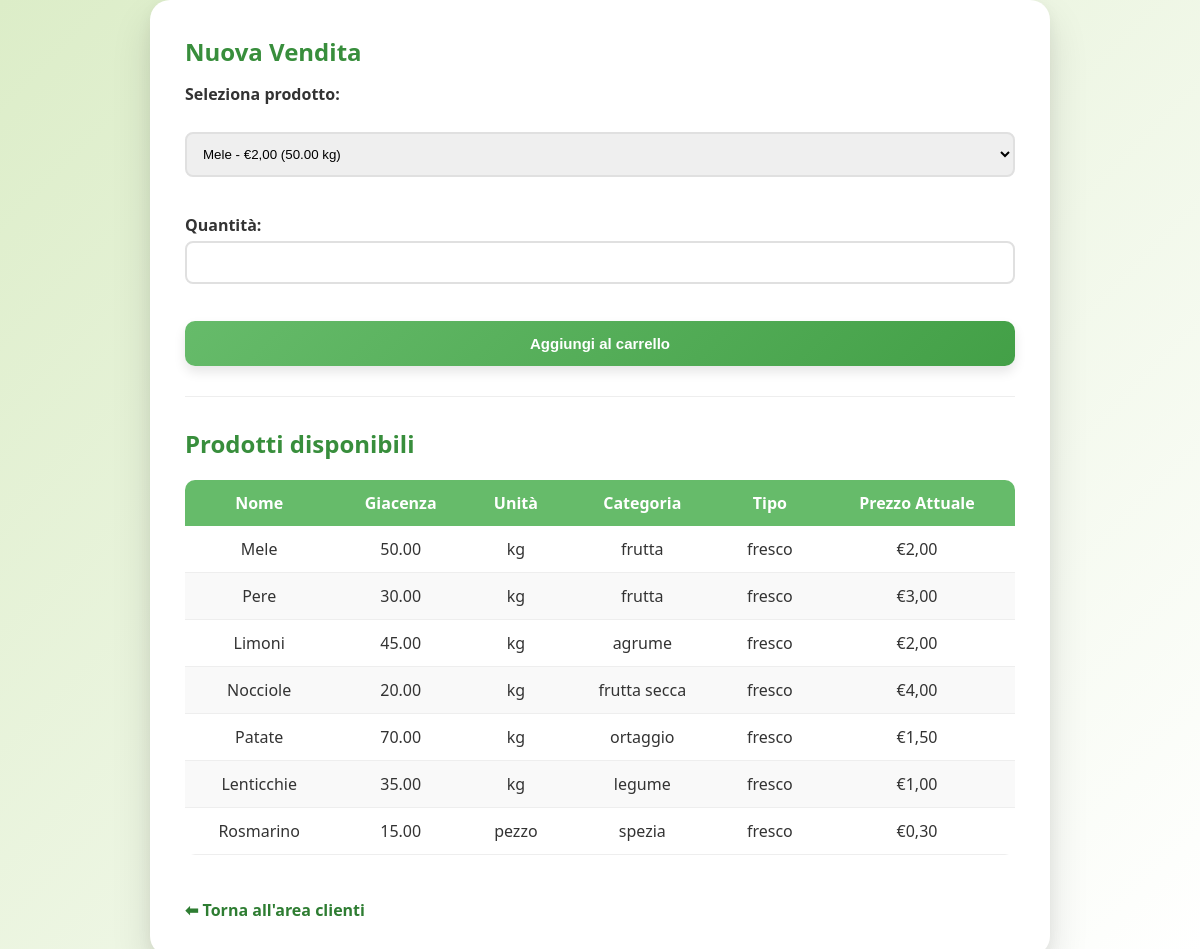
The page /acquisti.php (signed in) on the database its author committed.
### tables this page shows
CREATE TABLE Prezzi (
    idPrezzo INT AUTO_INCREMENT PRIMARY KEY,
    idProdotto INT,
    prezzo DECIMAL(10,2),
    dataInizioValidita DATE,
    dataFineValidita DATE,
    FOREIGN KEY (idProdotto) REFERENCES Prodotti(idProdotto) ON DELETE CASCADE
);

CREATE TABLE Prodotti (
    idProdotto INT AUTO_INCREMENT PRIMARY KEY,
    nome VARCHAR(100),
    giacenza DECIMAL(10,2),
    unitaMisura ENUM('kg', 'l', 'pezzo'),
    categoria VARCHAR(100),
    tipo ENUM('fresco', 'riserva', 'confezionato')
);

### src/acquisti.php (the view, shortened to what this page needs)
<?php
    include "db.php";
?>
<!DOCTYPE html>
<html lang="it">
<head>
    <link rel="stylesheet" href="/css/style.css">
</head>
<body>
    <div class="container">
    <h2>Nuova Vendita</h2>
    <form method="POST">
        <label>Seleziona prodotto:</label><br>
        <select name="prodotto" required>
            <?php
            $resProd = $conn->query("
                SELECT p.idProdotto, p.nome, p.giacenza, p.unitaMisura, pr.prezzo
                FROM Prodotti p
                JOIN Prezzi pr ON p.idProdotto = pr.idProdotto AND pr.dataFineValidita IS NULL
                WHERE p.giacenza > 0
            ");
            while ($p = $resProd->fetch_assoc()) {
                echo "<option value='{$p['idProdotto']}'>
                        {$p['nome']} - €" . number_format($p['prezzo'], 2, ',', '.') . " ({$p['giacenza']} {$p['unitaMisura']})
                    </option>";
            }
            ?>
        </select><br><br>
        <label>Quantità:</label>
        <input type="number" step="0.01" name="quantita" required><br><br>
        <button type="submit" name="aggiungi">Aggiungi al carrello</button>
    </form>
    <hr>
    <h2>Prodotti disponibili</h2>
    <table>
        <thead>
            <tr>
                <th>Nome</th>
                <th>Giacenza</th>
                <th>Unità</th>
                <th>Categoria</th>
                <th>Tipo</th>
                <th>Prezzo Attuale</th>
            </tr>
        </thead>
        <tbody>
        <?php
            $res = $conn->query("
                SELECT p.nome, p.giacenza, p.unitaMisura, p.categoria, p.tipo, pr.prezzo
                FROM Prodotti p
                JOIN Prezzi pr ON p.idProdotto = pr.idProdotto AND pr.dataFineValidita IS NULL
                WHERE p.giacenza > 0
            ");
            while ($p = $res->fetch_assoc()) {
                echo "<tr>
                        <td>{$p['nome']}</td>
                        <td>{$p['giacenza']}</td>
                        <td>{$p['unitaMisura']}</td>
                        <td>{$p['categoria']}</td>
                        <td>{$p['tipo']}</td>
                        <td>€" . number_format($p['prezzo'], 2, ',', '.') . "</td>
                    </tr>";
            }
        ?>
        </tbody>
    </table>
    <br><br>
    <a href="index_cliente.php" class="btn">⬅ Torna all'area clienti</a>
    </div>
</body>
</html>

### src/css/style.css (style rules this page uses)
* { margin:0; padding:0; box-sizing:border-box; }
body { min-height:100vh; display:grid; place-items:center; font-family:'Segoe UI', Tahoma, Geneva, Verdana, sans-serif; background:linear-gradient(135deg,#dcedc8,#ffffff); color:#333; }
.container { width:100%; max-width: 900px; background:white; padding:35px; border-radius:20px; box-shadow: 0 20px 40px rgba(0,0,0,0.12), 0 5px 15px rgba(0,0,0,0.05); animation:fadeIn 0.5s ease; }
h2, h3 { margin-bottom:15px; color:#388e3c; }
form { margin-bottom:25px; }
label { display:block; margin-bottom:5px; font-weight:600; }
input, select { width:100%; padding:12px; margin-bottom:15px; border:2px solid #e0e0e0; border-radius:8px; transition:0.25s; }
button { width:100%; padding:14px; border:none; border-radius:10px; font-size:15px; font-weight:600; cursor:pointer; background:linear-gradient(135deg,#66bb6a,#43a047); color:white; transition:all 0.25s ease; box-shadow:0 6px 12px rgba(0,0,0,0.1); }
a { text-decoration:none; color:#2e7d32; font-weight:600; }
table { width:100%; border-collapse:collapse; margin-top:20px; border-radius:10px; overflow:hidden; }
table th { background:#66bb6a; color:white; padding:12px; }
table td { padding:12px; border-bottom:1px solid #eee; text-align:center; }
table tr:nth-child(even) { background:#f9f9f9; }
hr { margin:30px 0; border:none; border-top:1px solid #eee; }

### rows shown on the page
prezzi: idProdotto.nome "Mele", idProdotto.giacenza "50.00", idProdotto.unitaMisura "kg", idProdotto.categoria "frutta", idProdotto.tipo "fresco", prezzo "2,00"
prezzi: idProdotto.nome "Pere", idProdotto.giacenza "30.00", idProdotto.unitaMisura "kg", idProdotto.categoria "frutta", idProdotto.tipo "fresco", prezzo "3,00"
prezzi: idProdotto.nome "Limoni", idProdotto.giacenza "45.00", idProdotto.unitaMisura "kg", idProdotto.categoria "agrume", idProdotto.tipo "fresco", prezzo "2,00"
prezzi: idProdotto.nome "Nocciole", idProdotto.giacenza "20.00", idProdotto.unitaMisura "kg", idProdotto.categoria "frutta secca", idProdotto.tipo "fresco", prezzo "4,00"
prezzi: idProdotto.nome "Patate", idProdotto.giacenza "70.00", idProdotto.unitaMisura "kg", idProdotto.categoria "ortaggio", idProdotto.tipo "fresco", prezzo "1,50"
prezzi: idProdotto.nome "Lenticchie", idProdotto.giacenza "35.00", idProdotto.unitaMisura "kg", idProdotto.categoria "legume", idProdotto.tipo "fresco", prezzo "1,00"
prezzi: idProdotto.nome "Rosmarino", idProdotto.giacenza "15.00", idProdotto.unitaMisura "pezzo", idProdotto.categoria "spezia", idProdotto.tipo "fresco", prezzo "0,30"

### other values the page prints
form field prodotto "Mele - €2,00 (50.00 kg)"
